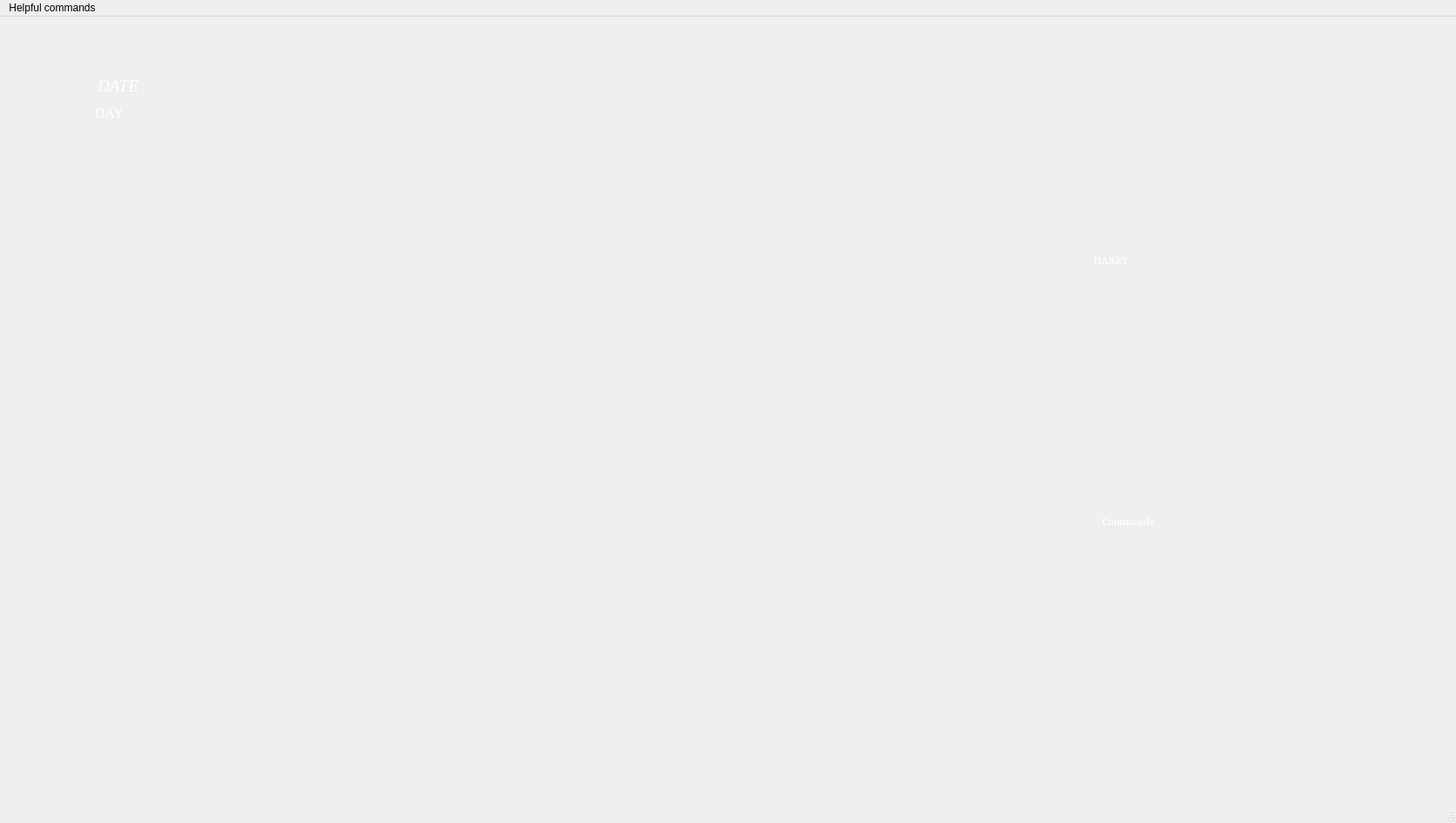
<?xml version="1.0" encoding="UTF-8"?>
<ui version="4.0">
 <class>MainWindow</class>
 <widget class="QMainWindow" name="MainWindow">
  <property name="geometry">
   <rect>
    <x>0</x>
    <y>0</y>
    <width>1672</width>
    <height>945</height>
   </rect>
  </property>
  <property name="windowTitle">
   <string>MainWindow</string>
  </property>
  <property name="autoFillBackground">
   <bool>false</bool>
  </property>
  <widget class="QWidget" name="centralwidget">
   <widget class="QLabel" name="label_1">
    <property name="geometry">
     <rect>
      <x>-20</x>
      <y>10</y>
      <width>2000</width>
      <height>1020</height>
     </rect>
    </property>
    <property name="autoFillBackground">
     <bool>true</bool>
    </property>
    <property name="text">
     <string/>
    </property>
    <property name="pixmap">
     <pixmap>lib/bg2.jpg</pixmap>
    </property>
    <property name="scaledContents">
     <bool>true</bool>
    </property>
   </widget>
   <widget class="QPushButton" name="pushButton">
    <property name="geometry">
     <rect>
      <x>870</x>
      <y>400</y>
      <width>191</width>
      <height>171</height>
     </rect>
    </property>
    <property name="minimumSize">
     <size>
      <width>50</width>
      <height>50</height>
     </size>
    </property>
    <property name="maximumSize">
     <size>
      <width>341</width>
      <height>16777215</height>
     </size>
    </property>
    <property name="sizeIncrement">
     <size>
      <width>100</width>
      <height>100</height>
     </size>
    </property>
    <property name="layoutDirection">
     <enum>Qt::LeftToRight</enum>
    </property>
    <property name="autoFillBackground">
     <bool>true</bool>
    </property>
    <property name="text">
     <string/>
    </property>
    <property name="icon">
     <iconset>
      <normaloff>lib/mic1.png</normaloff>lib/mic1.png</iconset>
    </property>
    <property name="iconSize">
     <size>
      <width>150</width>
      <height>120</height>
     </size>
    </property>
    <property name="checkable">
     <bool>false</bool>
    </property>
    <property name="autoDefault">
     <bool>false</bool>
    </property>
    <property name="default">
     <bool>true</bool>
    </property>
    <property name="flat">
     <bool>true</bool>
    </property>
   </widget>
   <widget class="QPushButton" name="pushButton_2">
    <property name="geometry">
     <rect>
      <x>1800</x>
      <y>30</y>
      <width>61</width>
      <height>51</height>
     </rect>
    </property>
    <property name="autoFillBackground">
     <bool>true</bool>
    </property>
    <property name="text">
     <string/>
    </property>
    <property name="icon">
     <iconset>
      <normaloff>lib/close.png</normaloff>lib/close.png</iconset>
    </property>
    <property name="iconSize">
     <size>
      <width>50</width>
      <height>50</height>
     </size>
    </property>
   </widget>
   <widget class="QLabel" name="label">
    <property name="geometry">
     <rect>
      <x>1170</x>
      <y>220</y>
      <width>211</width>
      <height>121</height>
     </rect>
    </property>
    <property name="font">
     <font>
      <family>Cambria</family>
     </font>
    </property>
    <property name="autoFillBackground">
     <bool>false</bool>
    </property>
    <property name="text">
     <string>&lt;html&gt;&lt;head/&gt;&lt;body&gt;&lt;p align=&quot;center&quot;&gt;&lt;span style=&quot; font-size:10pt; color:#ffffff;&quot;&gt;HARRY&lt;/span&gt;&lt;/p&gt;&lt;/body&gt;&lt;/html&gt;</string>
    </property>
    <property name="textFormat">
     <enum>Qt::AutoText</enum>
    </property>
    <property name="scaledContents">
     <bool>true</bool>
    </property>
    <property name="wordWrap">
     <bool>true</bool>
    </property>
   </widget>
   <widget class="QLabel" name="label_2">
    <property name="geometry">
     <rect>
      <x>1090</x>
      <y>400</y>
      <width>411</width>
      <height>361</height>
     </rect>
    </property>
    <property name="font">
     <font>
      <family>Cambria</family>
     </font>
    </property>
    <property name="autoFillBackground">
     <bool>false</bool>
    </property>
    <property name="frameShadow">
     <enum>QFrame::Plain</enum>
    </property>
    <property name="text">
     <string>&lt;html&gt;&lt;head/&gt;&lt;body&gt;&lt;p align=&quot;center&quot;&gt;&lt;span style=&quot; font-size:10pt; color:#ffffff;&quot;&gt;Commands&lt;/span&gt;&lt;/p&gt;&lt;/body&gt;&lt;/html&gt;</string>
    </property>
    <property name="textFormat">
     <enum>Qt::AutoText</enum>
    </property>
    <property name="scaledContents">
     <bool>true</bool>
    </property>
    <property name="alignment">
     <set>Qt::AlignJustify|Qt::AlignVCenter</set>
    </property>
    <property name="wordWrap">
     <bool>true</bool>
    </property>
    <property name="margin">
     <number>4</number>
    </property>
    <property name="openExternalLinks">
     <bool>true</bool>
    </property>
    <property name="textInteractionFlags">
     <set>Qt::LinksAccessibleByMouse</set>
    </property>
   </widget>
   <widget class="QLabel" name="label_3">
    <property name="geometry">
     <rect>
      <x>60</x>
      <y>60</y>
      <width>151</width>
      <height>41</height>
     </rect>
    </property>
    <property name="font">
     <font>
      <family>Times New Roman</family>
     </font>
    </property>
    <property name="text">
     <string>&lt;html&gt;&lt;head/&gt;&lt;body&gt;&lt;p align=&quot;center&quot;&gt;&lt;span style=&quot; font-size:14pt; font-style:italic; color:#ffffff;&quot;&gt;DATE&lt;/span&gt;&lt;/p&gt;&lt;/body&gt;&lt;/html&gt;</string>
    </property>
    <property name="scaledContents">
     <bool>true</bool>
    </property>
    <property name="wordWrap">
     <bool>true</bool>
    </property>
   </widget>
   <widget class="QLabel" name="label_4">
    <property name="geometry">
     <rect>
      <x>70</x>
      <y>90</y>
      <width>111</width>
      <height>41</height>
     </rect>
    </property>
    <property name="font">
     <font>
      <family>Times New Roman</family>
     </font>
    </property>
    <property name="autoFillBackground">
     <bool>false</bool>
    </property>
    <property name="text">
     <string>&lt;html&gt;&lt;head/&gt;&lt;body&gt;&lt;p align=&quot;center&quot;&gt;&lt;span style=&quot; font-size:12pt; color:#ffffff;&quot;&gt;DAY&lt;/span&gt;&lt;/p&gt;&lt;/body&gt;&lt;/html&gt;</string>
    </property>
    <property name="scaledContents">
     <bool>true</bool>
    </property>
    <property name="wordWrap">
     <bool>true</bool>
    </property>
   </widget>
  </widget>
  <widget class="QMenuBar" name="menubar">
   <property name="geometry">
    <rect>
     <x>0</x>
     <y>0</y>
     <width>1672</width>
     <height>26</height>
    </rect>
   </property>
   <widget class="QMenu" name="menuHelpful_commands">
    <property name="title">
     <string>Helpful commands</string>
    </property>
    <widget class="QMenu" name="menufor_remember_anything">
     <property name="title">
      <string>for remember anything</string>
     </property>
     <addaction name="action_remembar_that_user_voice_input"/>
    </widget>
    <widget class="QMenu" name="menucreating_text_file">
     <property name="title">
      <string>creating text file</string>
     </property>
     <addaction name="action_create_text_file_name"/>
    </widget>
    <widget class="QMenu" name="menucreating_table">
     <property name="title">
      <string>creating table</string>
     </property>
     <addaction name="action_create_table"/>
    </widget>
    <widget class="QMenu" name="menumaths_function">
     <property name="title">
      <string>maths function</string>
     </property>
     <addaction name="action_add_two_number"/>
     <addaction name="action_subtract"/>
     <addaction name="action_multiply"/>
     <addaction name="action_divide"/>
     <addaction name="action_area_of_tringle_circle_rectangle"/>
    </widget>
    <widget class="QMenu" name="menufor_clicking_photo">
     <property name="title">
      <string>for clicking photo</string>
     </property>
     <addaction name="action_take_a_photo"/>
     <addaction name="action_open_camera"/>
    </widget>
    <widget class="QMenu" name="menufor_screenshot">
     <property name="title">
      <string>for screenshot</string>
     </property>
     <addaction name="action_take_a_screenshot"/>
     <addaction name="action_open_screensave"/>
    </widget>
    <widget class="QMenu" name="menuyoutube_commands">
     <property name="title">
      <string>youtube commands</string>
     </property>
     <addaction name="action_open_youtube"/>
     <addaction name="action_you_tube_channel_name"/>
    </widget>
    <widget class="QMenu" name="menusearch_commands">
     <property name="title">
      <string>search commands</string>
     </property>
     <addaction name="action_tell_me_about_user_input"/>
     <addaction name="action_search_user_input"/>
    </widget>
    <widget class="QMenu" name="menuchrome_commands">
     <property name="title">
      <string>chrome commands</string>
     </property>
     <addaction name="action_open_chrome"/>
     <addaction name="action_open_new_window"/>
     <addaction name="action_open_new_tab"/>
     <addaction name="action_open_history"/>
    </widget>
    <addaction name="menufor_remember_anything"/>
    <addaction name="menucreating_text_file"/>
    <addaction name="menucreating_table"/>
    <addaction name="menumaths_function"/>
    <addaction name="menufor_clicking_photo"/>
    <addaction name="menufor_screenshot"/>
    <addaction name="menuyoutube_commands"/>
    <addaction name="menuchrome_commands"/>
    <addaction name="menusearch_commands"/>
   </widget>
   <addaction name="menuHelpful_commands"/>
  </widget>
  <widget class="QStatusBar" name="statusbar"/>
  <action name="action_remembar_that_user_voice_input">
   <property name="text">
    <string>&quot;remembar that {user voice input}&quot;</string>
   </property>
  </action>
  <action name="action_create_text_file_name">
   <property name="text">
    <string>&quot;create text {file name}&quot;</string>
   </property>
  </action>
  <action name="action_create_table">
   <property name="text">
    <string>&quot;create table&quot;</string>
   </property>
  </action>
  <action name="action_add_two_number">
   <property name="text">
    <string>&quot;add two number&quot;</string>
   </property>
  </action>
  <action name="action_subtract">
   <property name="text">
    <string>&quot;subtract&quot;</string>
   </property>
  </action>
  <action name="action_multiply">
   <property name="text">
    <string>&quot;multiply&quot;</string>
   </property>
  </action>
  <action name="action_divide">
   <property name="text">
    <string>&quot;divide&quot;</string>
   </property>
  </action>
  <action name="action_area_of_tringle_circle_rectangle">
   <property name="text">
    <string>&quot;area of tringle/circle/rectangle&quot;</string>
   </property>
  </action>
  <action name="action_take_a_photo">
   <property name="text">
    <string>&quot;take a photo&quot;</string>
   </property>
  </action>
  <action name="action_open_camera">
   <property name="text">
    <string>&quot;open camera&quot;</string>
   </property>
  </action>
  <action name="action_take_a_screenshot">
   <property name="text">
    <string>&quot;take a screenshot&quot;</string>
   </property>
  </action>
  <action name="action_open_screensave">
   <property name="text">
    <string>&quot;open screensave&quot;</string>
   </property>
  </action>
  <action name="action_open_youtube">
   <property name="text">
    <string>&quot;open youtube&quot;</string>
   </property>
  </action>
  <action name="action_you_tube_channel_name">
   <property name="text">
    <string>&quot;you tube {channel name}&quot;</string>
   </property>
  </action>
  <action name="action_tell_me_about_user_input">
   <property name="text">
    <string>&quot;tell me about{user input}&quot;</string>
   </property>
  </action>
  <action name="action_search_user_input">
   <property name="text">
    <string>&quot;search {user input}&quot;</string>
   </property>
  </action>
  <action name="action_open_chrome">
   <property name="text">
    <string>&quot;open chrome&quot;</string>
   </property>
  </action>
  <action name="action_open_new_window">
   <property name="text">
    <string>&quot;open new window&quot;</string>
   </property>
  </action>
  <action name="action_open_new_tab">
   <property name="text">
    <string>&quot;open new tab&quot;</string>
   </property>
  </action>
  <action name="action_open_history">
   <property name="text">
    <string>&quot;open history&quot;</string>
   </property>
  </action>
 </widget>
 <resources/>
 <connections/>
</ui>
